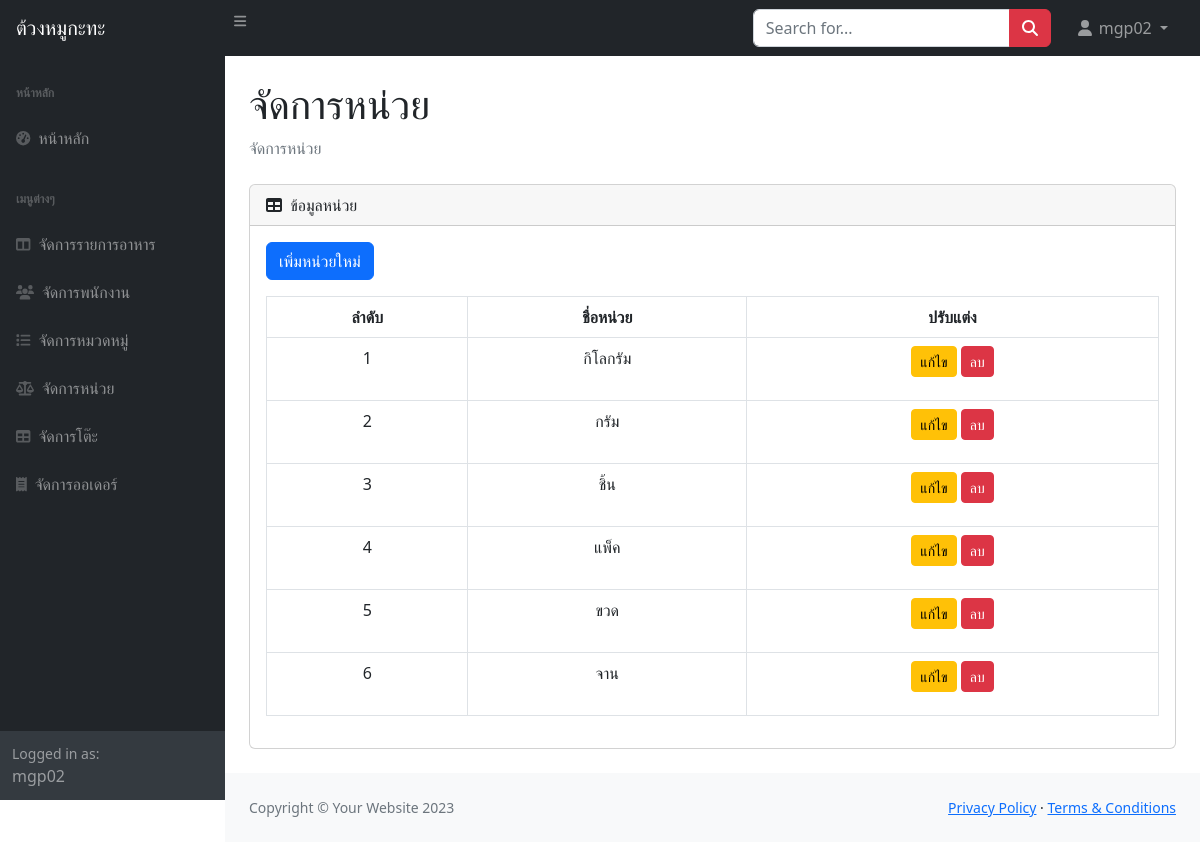
Screenshot of /unit.php (signed in) with the database file from the repository.
### tables this page shows
CREATE TABLE `unit` (
  `unit_id` int(11) NOT NULL,
  `name` varchar(100) NOT NULL
);

### unit.php (the view, shortened to what this page needs)
<?php
include 'includes/db_connect.php';
$sql = "SELECT unit_id, name FROM unit";
$result = $conn->query($sql);
?>
<!DOCTYPE html>
<html lang="en">
<head>
    <link rel="stylesheet" href="https://cdn.jsdelivr.net/npm/bootstrap@5.2.3/dist/css/bootstrap.min.css">
    <link rel="stylesheet" href="css/styles.css">
</head>
<body class="sb-nav-fixed">
    <nav class="sb-topnav navbar navbar-expand navbar-dark bg-dark">
        <a class="navbar-brand ps-3" href="index.php">ต้วงหมูกะทะ</a>
        <button class="btn btn-link btn-sm order-1 order-lg-0 me-4 me-lg-0" id="sidebarToggle" href="#!"><i class="fas fa-bars"></i></button>
        <form class="d-none d-md-inline-block form-inline ms-auto me-0 me-md-3 my-2 my-md-0">
            <div class="input-group">
                <input class="form-control" type="text" placeholder="Search for..." aria-label="Search for..." aria-describedby="btnNavbarSearch" />
                <button class="btn btn-danger" id="btnNavbarSearch" type="button"><i class="fas fa-search"></i></button>
            </div>
        </form>
        <ul class="navbar-nav ms-auto ms-md-0 me-3 me-lg-4">
            <li class="nav-item dropdown">
                <a class="nav-link dropdown-toggle" id="navbarDropdown" href="#" role="button" data-bs-toggle="dropdown" aria-expanded="false">
                    <i class="fas fa-user fa-fw"></i>
                    <?php if (isset($_SESSION['username'])): ?>
                        <?php echo $_SESSION['username']; ?>
                    <?php else: ?>
                        ผู้เยี่ยมชม
                    <?php endif; ?>
                </a>
            </li>
        </ul>
    </nav>
    <div id="layoutSidenav">
        <div id="layoutSidenav_nav">
            <nav class="sb-sidenav accordion sb-sidenav-dark" id="sidenavAccordion">
                <div class="sb-sidenav-menu">
                    <div class="nav">
                        <div class="sb-sidenav-menu-heading">หน้าหลัก</div>
                        <a class="nav-link" href="index.php">
                            <div class="sb-nav-link-icon"><i class="fas fa-tachometer-alt"></i></div>
                            หน้าหลัก
                        </a>
                        <div class="sb-sidenav-menu-heading">เมนูต่างๆ</div>
                        <a class="nav-link" href="manage_menu.php">
                            <div class="sb-nav-link-icon"><i class="fas fa-columns"></i></div>
                            จัดการรายการอาหาร
                        </a>
                        <a class="nav-link" href="manage_employees.php">
                            <div class="sb-nav-link-icon"><i class="fas fa-users"></i></div>
                            จัดการพนักงาน
                        </a>
                        <a class="nav-link" href="category.php">
                            <div class="sb-nav-link-icon"><i class="fas fa-list"></i></div>
                            จัดการหมวดหมู่
                        </a>
                        <a class="nav-link" href="unit.php">
                            <div class="sb-nav-link-icon"><i class="fas fa-balance-scale"></i></div>
                            จัดการหน่วย
                        </a>
                        <a class="nav-link" href="manage_tables.php">
                            <div class="sb-nav-link-icon"><i class="fas fa-table"></i></div>
                            จัดการโต๊ะ
                        </a>
                        <a class="nav-link" href="manage_orders.php">
                            <div class="sb-nav-link-icon"><i class="fas fa-receipt"></i></div>
                            จัดการออเดอร์
                        </a>
                    </div>
                </div>
                <div class="sb-sidenav-footer">
                    <div class="small">Logged in as:</div>
                    <?php if (isset($_SESSION['username'])): ?>
                        <?php echo $_SESSION['username']; ?>
                    <?php else: ?>
                        Guest
                    <?php endif; ?>
                </div>
            </nav>
        </div>
        <div id="layoutSidenav_content">
            <main>
                <div class="container-fluid px-4">
                    <h1 class="mt-4">จัดการหน่วย</h1>
                    <ol class="breadcrumb mb-4">
                        <li class="breadcrumb-item active">จัดการหน่วย</li>
                    </ol>
                    <div class="card mb-4">
                        <div class="card-header">
                            <i class="fas fa-table me-1"></i>
                            ข้อมูลหน่วย
                        </div>
                        <div class="card-body">
                            <a href="add_unit.php" class="btn btn-primary mb-3">เพิ่มหน่วยใหม่</a>
                            <table id="datatablesSimple" class="table table-bordered">
                                <thead>
                                    <tr>
                                        <th style="text-align: center;">ลำดับ</th>
                                        <th style="text-align: center;">ชื่อหน่วย</th>
                                        <th style="text-align: center;">ปรับแต่ง</th>
                                    </tr>
                                </thead>
                                <tbody>
                                    <?php while ($row = $result->fetch_assoc()) { ?>
                                    <tr>
                                        <td style="text-align: center;"><?php echo $row['unit_id']; ?></td>
                                        <td style="text-align: center;"><?php echo $row['name']; ?></td>
                                        <td style="text-align: center;">
                                            <a href="edit_unit.php?id=<?php echo $row['unit_id']; ?>" class="btn btn-warning btn-sm">แก้ไข</a>
                                            <button class="btn btn-danger btn-sm delete-btn" data-id="<?php echo $row['unit_id']; ?>">ลบ</button>
                                        </td>
                                    </tr>
                                    <?php } ?>
                                </tbody>
                            </table>
                        </div>
                    </div>
                </div>
            </main>
            <footer class="py-4 bg-light mt-auto">
                <div class="container-fluid px-4">
                    <div class="d-flex align-items-center justify-content-between small">
                        <div class="text-muted">Copyright &copy; Your Website 2023</div>
                        <div>
                            <a href="#">Privacy Policy</a>
                            &middot;
                            <a href="#">Terms &amp; Conditions</a>
                        </div>
                    </div>
                </div>
            </footer>
        </div>
    </div>
</body>
</html>

### rows the page displays
unit: unit_id "1", name "กิโลกรัม"
unit: unit_id "2", name "กรัม"
unit: unit_id "3", name "ชิ้น"
unit: unit_id "4", name "แพ็ค"
unit: unit_id "5", name "ขวด"
unit: unit_id "6", name "จาน"

### other values shown
$_SESSION['username'] "mgp02"
